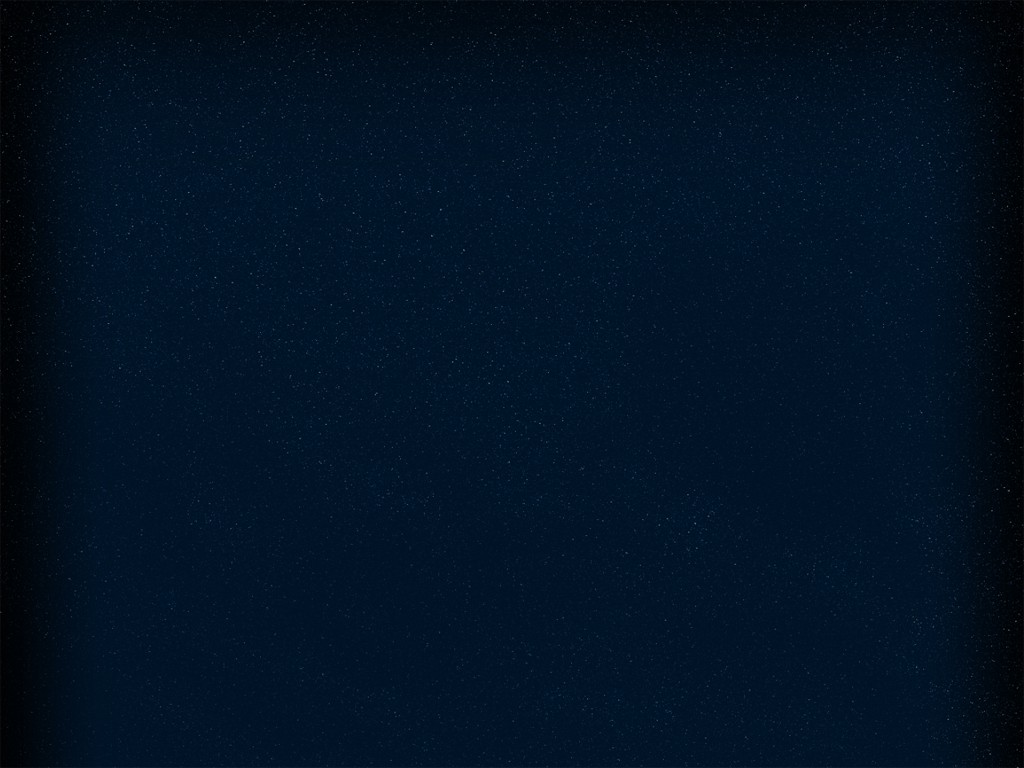
#> input picture original/Midnight Mansion HD.app/Contents/Resources/Game Data/Screens/titleScreen/starBackground.jpg, 1024 x 768 px
$ python make_dmg_background.py
#> lines starting #> are read from the running program, lines starting #| are printed output that depends on the picture
#!/usr/bin/env python3
"""Draws the Mac disk image's window background (platform/macos/dmg/background.png and
background@2x.png) from the original title screen's art: the night sky, the moon, the logo,
"After Midnight" in Black Chancery, the fog, and a gold arrow from the game to Applications.

The icon positions must match make_dmg.sh (APP_X, APPS_X, ICON_Y). Finder writes the icons'
names in black (light mode) or white (dark mode), so they sit on a mid-toned band of fog
where either reads.

Usage: tools/make_dmg_background.py        (needs: pip install pillow)
"""
import os
from PIL import Image, ImageDraw, ImageFont, ImageFilter

ROOT = os.path.join(os.path.dirname(os.path.abspath(__file__)), "..")
G = os.path.join(ROOT, "original", "Midnight Mansion HD.app", "Contents", "Resources", "Game Data") + "/"
T = G + "Screens/titleScreen/"
F = G + "Fonts/"
OUT = os.path.join(ROOT, "platform", "macos", "dmg") + "/"

S = 2                                   # drawn at 2x (Retina), scaled down for the 1x copy
W, H = 660 * S, 420 * S                 # the window (make_dmg.sh: --window-size)
APP_X, APPS_X, ICON_Y = 175, 485, 235   # icon centres at 1x (make_dmg.sh: --icon, --app-drop-link)


def shadowed(img, xy, text, font, fill, blur=3):
    s = Image.new("RGBA", img.size, (0, 0, 0, 0))
    ImageDraw.Draw(s).text((xy[0] + 2 * S, xy[1] + 3 * S), text, font=font, fill=(0, 0, 0, 220), anchor="mm")
    img.alpha_composite(s.filter(ImageFilter.GaussianBlur(blur * S)))
    ImageDraw.Draw(img).text(xy, text, font=font, fill=fill, anchor="mm")


def main():
    bg = Image.open(T + "starBackground.jpg").convert("RGBA").resize((W, int(W * 768 / 1024))).crop((0, 0, W, H))
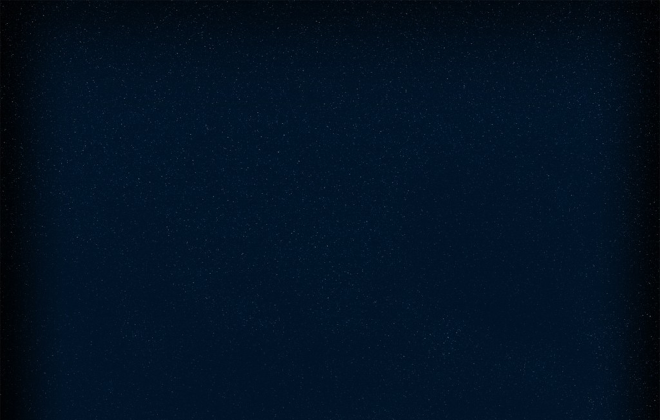
#> bg: PIL image 1320x840 RGBA (shown at 1/2 size); mean R, G, B, A 2.1, 17.9, 35.1, 255

        # the moon, off to the right of the logo
    mx, my, md = W - 128 * S, 44 * S, 118 * S
    glow = Image.new("RGBA", (W, H), (0, 0, 0, 0))
#> glow: PIL image 1320x840 RGBA; every value is 0
    ImageDraw.Draw(glow).ellipse((mx, my, mx + md, my + md), fill=(120, 220, 230, 70))
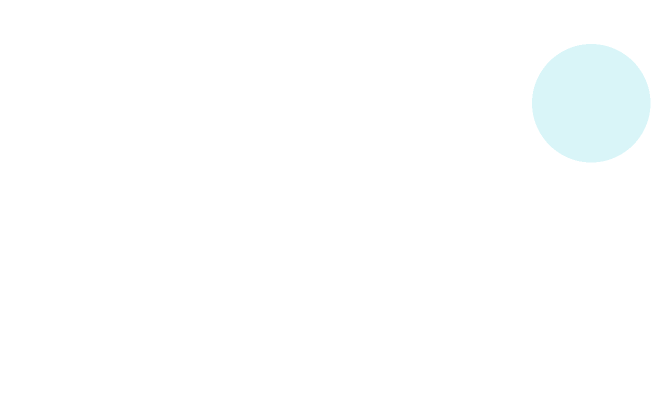
#> glow: PIL image 1320x840 RGBA (shown at 1/2 size); mean R, G, B, A 4.8, 8.7, 9.1, 2.8; transparent parts drawn white
    bg.alpha_composite(glow.filter(ImageFilter.GaussianBlur(30 * S)))
    bg.alpha_composite(Image.open(T + "full_moon.png").convert("RGBA").resize((md, md)), (mx, my))
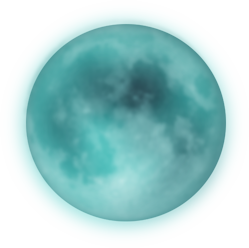
#> input picture original/Midnight Mansion HD.app/Contents/Resources/Game Data/Screens/titleScreen/full_moon.png, 249 x 248 px
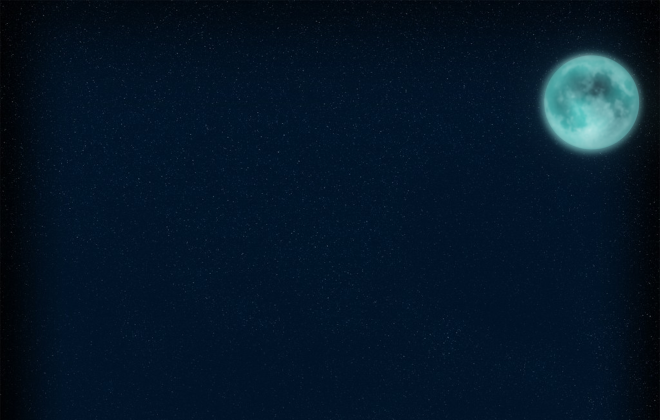
#> bg: PIL image 1320x840 RGBA (shown at 1/2 size); mean R, G, B, A 4.9, 22.4, 39, 255
    for name, xy, sc in (("cloud_2.png", (-60, 80), 0.5), ("cloud_3.png", (520, 130), 0.45)):
        c = Image.open(T + name).convert("RGBA")
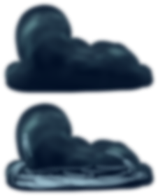
#> input picture original/Midnight Mansion HD.app/Contents/Resources/Game Data/Screens/titleScreen/cloud_2.png, 158 x 196 px
#> c is the input picture: PIL image 158x196 RGBA; mean R, G, B, A 18.4, 31, 43.9, 135.2
        bg.alpha_composite(c.resize((int(c.width * sc * S), int(c.height * sc * S))), (xy[0] * S, xy[1] * S))
#> pass 2 of the loop in main, `for name, xy, sc in (("cloud_2.png", (-60, 80), 0.5), ("cloud_3.png", ..`:
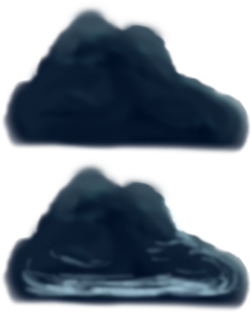
#> input picture original/Midnight Mansion HD.app/Contents/Resources/Game Data/Screens/titleScreen/cloud_3.png, 251 x 314 px
#> in main, c is the input picture: PIL image 251x314 RGBA; mean R, G, B, A 24, 41.9, 60.3, 140.4
#> in main, `bg.alpha_composite(c.resize((int(c.width * sc * S), int(c.height * sc ..`:
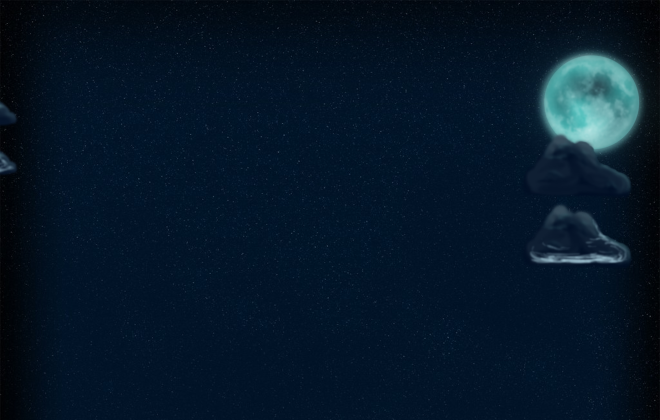
#> bg: PIL image 1320x840 RGBA (shown at 1/2 size); mean R, G, B, A 5.5, 22.9, 39.6, 255

        # the logo and the edition's name
#> (the run stopped early here; a loop or call above may not have finished)
